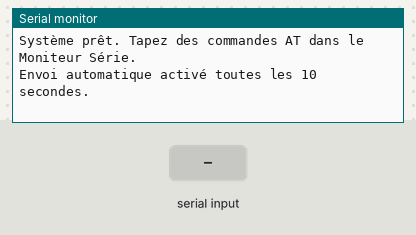
Recording of a sketch running on a simulated Arduino Uno, built with avr-gcc and run on an emulated ATmega328P. Parts: the last lines printed to the serial monitor. Inputs (shaded band) come from the test bench. The modem accepts every AT command (registered, SIM ready, sends succeed) and sends nothing else.

Above: at 1.2 s.
1.3 s: "1\n" received over the second serial link
At 1.6 s:
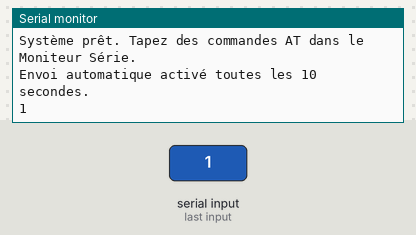
2.8 s: "0\n" received over the second serial link
At 4.0 s:
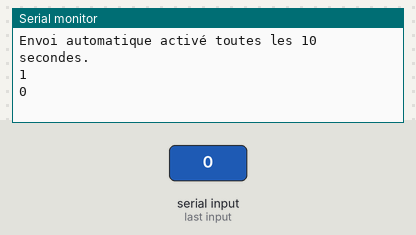

Measured:
- after the input at 1.3 s, the serial monitor: prints a new line at once (image 1)
- after the input at 2.8 s, the serial monitor: prints a new line at once (image 2)

The sketch:

test_auto_message.ino
```cpp
#include <SoftwareSerial.h>
#define RX 10
#define TX 11
SoftwareSerial loraSerial(RX, TX);

String inputString = "";      // Buffer pour les données reçues
bool stringComplete = false;  // Indique si une commande est complète

// Variables pour l'envoi automatique
const unsigned long intervalle = 10000;  // Intervalle en millisecondes (10000ms = 10 secondes)
unsigned long tempsPrec = 0;
String messageAuto = "2";  // Message à envoyer automatiquement

void setup() {
  Serial.begin(9600);         // Moniteur Série
  loraSerial.begin(9600);     // Dragino LA66
  inputString.reserve(200);   // Allouer de l'espace au buffer
  Serial.println("Système prêt. Tapez des commandes AT dans le Moniteur Série.");
  Serial.println("Envoi automatique activé toutes les " + String(intervalle/1000) + " secondes.");
}

void loop() {
  // Vérifier si c'est le moment d'envoyer un message automatique
  unsigned long tempsCourant = millis();
  if (tempsCourant - tempsPrec >= intervalle) {
    tempsPrec = tempsCourant;
    envoyerMessageAuto();
  }

  // Lecture des données du Dragino
  while (loraSerial.available()) {
    char inChar = (char) loraSerial.read();
    inputString += inChar;
    if (inChar == '\n' || inChar == '\r') {
      stringComplete = true;
    }
  }

  // Lecture des données du Moniteur Série
  while (Serial.available()) {
    char inChar = (char) Serial.read();
    inputString += inChar;
    if (inChar == '\n' || inChar == '\r') {
      loraSerial.print(inputString); // Envoyer au Dragino
      inputString = "";              // Réinitialiser le buffer
    }
  }

  // Affichage des réponses complètes dans le Moniteur Série
  if (stringComplete) {
    Serial.print(inputString);
    inputString = "";              // Réinitialiser le buffer
    stringComplete = false;
  }
}

void envoyerMessageAuto() {
  // Calculer la longueur du message
  int longueur = messageAuto.length();

  // Construire la commande AT complète
  String commandeAT = "AT+SEND=0,2," + String(longueur) + "," + messageAuto + "\r\n";

  // Envoyer la commande au module Dragino
  loraSerial.print(commandeAT);

  // Afficher dans le moniteur série pour confirmation
  Serial.print("Message auto envoyé: ");
  Serial.println(commandeAT);
}
```
